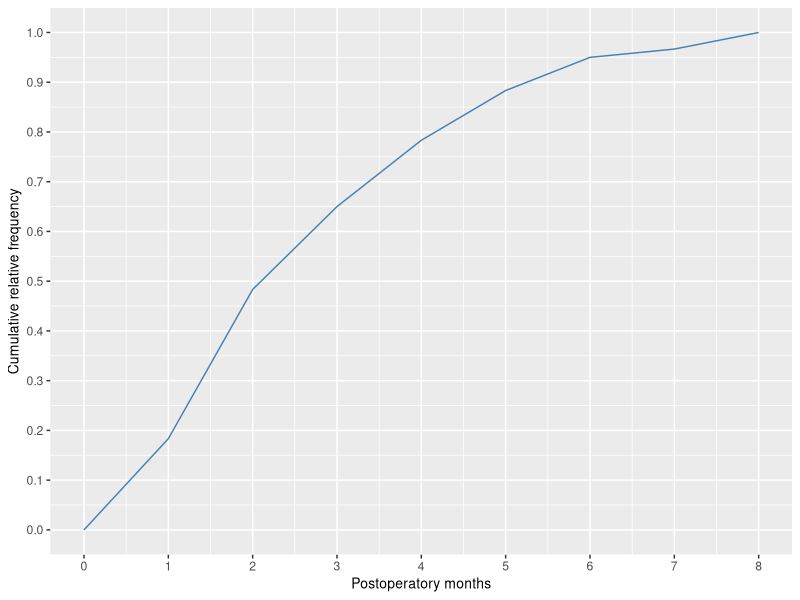

Here is the R script that generated this plot:
## ---- chunk 1
## DATA GENERATION
require(xtable)
classes <- c("0-1", "1-2", "2-3", "3-4", "4-5", "5-6", "6-7", "7-8")
xi <- seq(0.5, 7.5, 1)
nxi <- c(11, 18, 10, 8, 6, 4, 1, 2)
x <- rep(xi, nxi)
nyi <- c(5, 13, 6, 10, 9, 1, 0, 8)
y <- rep(xi, nyi)
data <- data.frame(classes, nxi, nyi)
colnames(data) <- c("Postoperative months", "Patients without suture", "Patients with suture")
## QUESTION/ANSWER GENERATION
# sample size
nx <- length(x)
ny <- length(y)
# quartiles
q1 <- 1.222
q2 <- quantile(x, probs = c(0.5), type=8)
q3 <- 3.7502
# interquartile range
iqr <- q3-q1
#fences
f1 <- q1-1.5*iqr
f2 <- q3+1.5*iqr
# outliers
outliers <- x[x < f1 | x > f2]
# means
mx <- mean(x)
my <- mean(y)
# variances
s2x <- sum(x^2)/nx-mx^2
s2y <- sum(y^2)/ny-my^2
# standard deviation
sx <- sqrt(s2x)
sy <- sqrt(s2y)
# coef. variation
cvx <- sx/mx
cvy <- sy/my
# coef. skewness
g1x <- sum((x-mx)^3)/(nx*sx^3)
g1y <- sum((y-my)^3)/(ny*sy^3)
# coef. kurtosis
g2x <- sum((x-mx)^4)/(nx*sx^4)-3
g2y <- sum((y-my)^4)/(ny*sy^4)-3
# standard scores
zx <- (5-mx)/sx
zy <- (6-my)/sy
## ---- chunk 2
print(xtable(data, align=c("c", "c", "r", "r"), auto=T), tabular.environment="array", include.rownames = F, floating=F, hline.after = c(0,nrow(data)), sanitize.text.function = function(x) { x })
## ---- chunk 3
library(ggplot2)
u <- seq(0, 8)
v <- cumsum(c(0, nxi)) / nx
data <- data.frame(u, v)
p <- ggplot(data, aes(x=u, y=v)) + 
  geom_line(color='steelblue') + xlab("Postoperatory months") + 
  ylab("Cumulative relative frequency") +
  scale_x_continuous(breaks = 0:8) +
  scale_y_continuous(breaks = 0:10/10) +
  theme(plot.title = element_text(hjust = 0.5), axis.title=element_text(size=10))
print(p)
